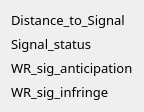
       <widget class="QWidget" name="layoutWidget">
        <property name="geometry">
         <rect>
          <x>1100</x>
          <y>403</y>
          <width>133</width>
          <height>88</height>
         </rect>
        </property>
        <layout class="QVBoxLayout" name="verticalLayout_2">
         <item>
          <widget class="QLabel" name="label_105">
           <property name="font">
            <font>
             <family>微软雅黑</family>
             <pointsize>10</pointsize>
            </font>
           </property>
           <property name="text">
            <string>Distance_to_Signal</string>
           </property>
          </widget>
         </item>
         <item>
          <widget class="QLabel" name="label_106">
           <property name="font">
            <font>
             <family>微软雅黑</family>
             <pointsize>10</pointsize>
            </font>
           </property>
           <property name="text">
            <string>Signal_status</string>
           </property>
          </widget>
         </item>
         <item>
          <widget class="QLabel" name="label_107">
           <property name="font">
            <font>
             <family>微软雅黑</family>
             <pointsize>10</pointsize>
            </font>
           </property>
           <property name="text">
            <string>&lt;html&gt;&lt;head/&gt;&lt;body&gt;&lt;p&gt;WR_sig_anticipation&lt;/p&gt;&lt;/body&gt;&lt;/html&gt;</string>
           </property>
          </widget>
         </item>
         <item>
          <widget class="QLabel" name="label_108">
           <property name="font">
            <font>
             <family>微软雅黑</family>
             <pointsize>10</pointsize>
            </font>
           </property>
           <property name="text">
            <string>WR_sig_infringe</string>
           </property>
          </widget>
         </item>
        </layout>
       </widget>
